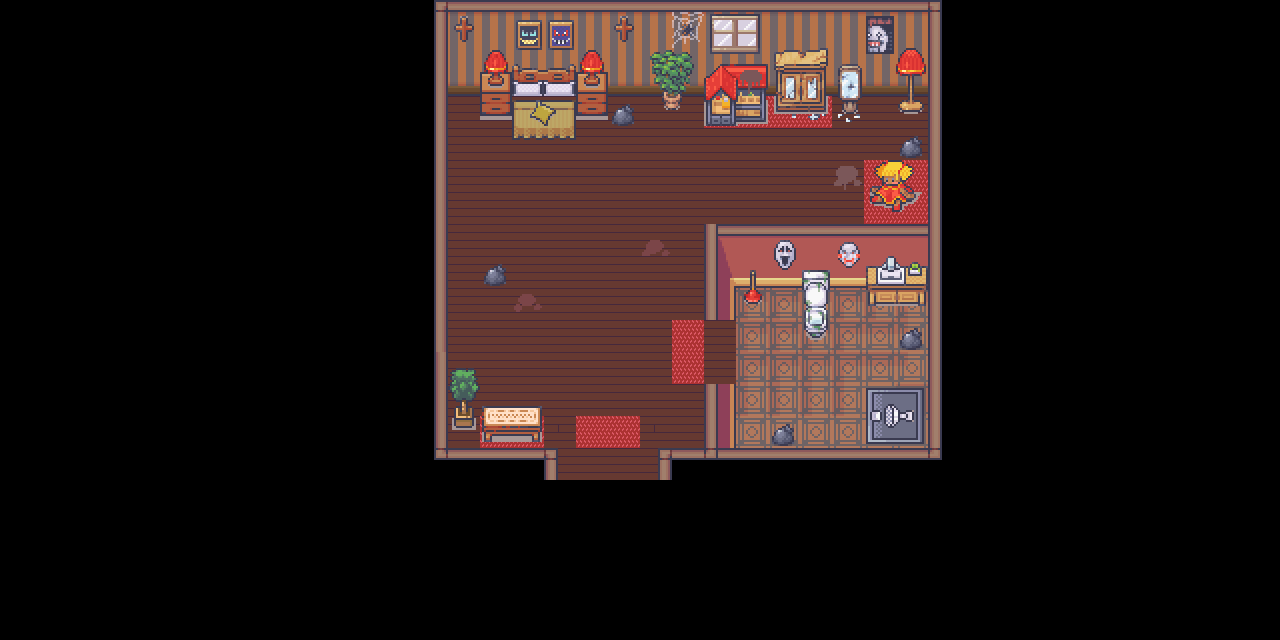

Rendered tile map (Tiled .tmx) drawn with the repository's tilesets; below, a short description and the map source with its tile grids summarised:
An orthogonal 40x20 tile map with 32x32 px tiles, 6 tile layers (groundlayer, carpetlayer, walllayer, walllayer2, ...), 8 tilesets and 1 object (start).

<map version="1.9" tiledversion="1.9.2" orientation="orthogonal" renderorder="right-down" width="40" height="20" tilewidth="32" tileheight="32" infinite="0" nextlayerid="11" nextobjectid="6">
 <editorsettings>
  <export target="mygame.tmj" format="json" />
 </editorsettings>
 <tileset firstgid="1" name="4_Bedroom_32x32" tilewidth="32" tileheight="32" tilecount="1712" columns="16">
  <image source="4_Bedroom_32x32.png" width="512" height="3424" />
  <tile id="167">
   <properties>
    <property name="Sidetable" type="bool" value="true" />
   </properties>
  </tile>
  <tile id="183">
   <properties>
    <property name="Sidetable" type="bool" value="true" />
   </properties>
  </tile>
  <tile id="950">
   <properties>
    <property name="bed" type="bool" value="true" />
   </properties>
  </tile>
  <tile id="951">
   <properties>
    <property name="bed" type="bool" value="true" />
   </properties>
  </tile>
  <tile id="962">
   <properties>
    <property name="bed" type="bool" value="true" />
   </properties>
  </tile>
  <tile id="963">
   <properties>
    <property name="bed" type="bool" value="true" />
   </properties>
  </tile>
  <tile id="1002">
   <properties>
    <property name="Bed" type="bool" value="true" />
   </properties>
  </tile>
  <tile id="1003">
   <properties>
    <property name="Bed" type="bool" value="true" />
   </properties>
  </tile>
  <tile id="1018">
   <properties>
    <property name="Bed" type="bool" value="true" />
   </properties>
  </tile>
  <tile id="1019">
   <properties>
    <property name="Bed" type="bool" value="true" />
   </properties>
  </tile>
  <tile id="1024">
   <properties>
    <property name="bed" type="bool" value="true" />
   </properties>
  </tile>
  <tile id="1025">
   <properties>
    <property name="bed" type="bool" value="true" />
   </properties>
  </tile>
  <tile id="1401">
   <properties>
    <property name="Dollhouse" type="bool" value="true" />
   </properties>
  </tile>
  <tile id="1402">
   <properties>
    <property name="Dollhouse" type="bool" value="true" />
   </properties>
  </tile>
  <tile id="1417">
   <properties>
    <property name="Dollhouse" type="bool" value="true" />
   </properties>
  </tile>
  <tile id="1418">
   <properties>
    <property name="Dollhouse" type="bool" value="true" />
   </properties>
  </tile>
  <tile id="1500">
   <properties>
    <property name="Doll" type="bool" value="true" />
   </properties>
  </tile>
  <tile id="1501">
   <properties>
    <property name="Doll" type="bool" value="true" />
   </properties>
  </tile>
  <tile id="1516">
   <properties>
    <property name="Doll" type="bool" value="true" />
   </properties>
  </tile>
  <tile id="1517">
   <properties>
    <property name="Doll" type="bool" value="true" />
   </properties>
  </tile>
 </tileset>
 <tileset firstgid="1713" name="3_Bathroom_32x32" tilewidth="32" tileheight="32" tilecount="896" columns="16">
  <image source="3_Bathroom_32x32.png" width="512" height="1792" />
  <tile id="386">
   <properties>
    <property name="Toilettable" type="bool" value="true" />
   </properties>
  </tile>
  <tile id="387">
   <properties>
    <property name="Toilettable" type="bool" value="true" />
   </properties>
  </tile>
  <tile id="402">
   <properties>
    <property name="Toilettable" type="bool" value="true" />
   </properties>
  </tile>
  <tile id="403">
   <properties>
    <property name="Toilettable" type="bool" value="true" />
   </properties>
  </tile>
  <tile id="507">
   <properties>
    <property name="Plumper" type="bool" value="true" />
   </properties>
  </tile>
  <tile id="523">
   <properties>
    <property name="Plumper" type="bool" value="true" />
   </properties>
  </tile>
  <tile id="695">
   <properties>
    <property name="Mirror" type="bool" value="true" />
   </properties>
  </tile>
  <tile id="711">
   <properties>
    <property name="Mirror" type="bool" value="true" />
   </properties>
  </tile>
  <tile id="789">
   <properties>
    <property name="Toilet" type="bool" value="true" />
   </properties>
  </tile>
  <tile id="805">
   <properties>
    <property name="Toilet" type="bool" value="true" />
   </properties>
  </tile>
  <tile id="821">
   <properties>
    <property name="Toilet" type="bool" value="true" />
   </properties>
  </tile>
 </tileset>
 <tileset firstgid="2609" name="Room_Builder_32x32" tilewidth="32" tileheight="32" tilecount="8284" columns="76">
  <image source="Room_Builder_32x32.png" width="2432" height="3488" />
  <tile id="18">
   <properties>
    <property name="Wallborder" type="bool" value="true" />
   </properties>
  </tile>
  <tile id="19">
   <properties>
    <property name="Wallborder" type="bool" value="true" />
   </properties>
  </tile>
  <tile id="94">
   <properties>
    <property name="Wallborder" type="bool" value="true" />
   </properties>
  </tile>
  <tile id="95">
   <properties>
    <property name="Wallborder" type="bool" value="true" />
   </properties>
  </tile>
  <tile id="96">
   <properties>
    <property name="Wallborder" type="bool" value="true" />
   </properties>
  </tile>
  <tile id="97">
   <properties>
    <property name="Wallborder" type="bool" value="true" />
   </properties>
  </tile>
  <tile id="98">
   <properties>
    <property name="Wallborder" type="bool" value="true" />
   </properties>
  </tile>
  <tile id="99">
   <properties>
    <property name="Wallborder" type="bool" value="true" />
   </properties>
  </tile>
  <tile id="100">
   <properties>
    <property name="Wallborder" type="bool" value="true" />
   </properties>
  </tile>
  <tile id="174">
   <properties>
    <property name="Wallborder" type="bool" value="true" />
   </properties>
  </tile>
  <tile id="175">
   <properties>
    <property name="Wallborder" type="bool" value="true" />
   </properties>
  </tile>
  <tile id="176">
   <properties>
    <property name="Wallborder" type="bool" value="true" />
   </properties>
  </tile>
  <tile id="246">
   <properties>
    <property name="Wallborder" type="bool" value="true" />
   </properties>
  </tile>
  <tile id="247">
   <properties>
    <property name="Wallborder" type="bool" value="true" />
   </properties>
  </tile>
  <tile id="248">
   <properties>
    <property name="Wallborder" type="bool" value="true" />
   </properties>
  </tile>
  <tile id="250">
   <properties>
    <property name="Wallborder" type="bool" value="true" />
   </properties>
  </tile>
  <tile id="251">
   <properties>
    <property name="Wallborder" type="bool" value="true" />
   </properties>
  </tile>
  <tile id="252">
   <properties>
    <property name="Wallborder" type="bool" value="true" />
   </properties>
  </tile>
  <tile id="1086">
   <properties>
    <property name="Toiletwalls" type="bool" value="true" />
   </properties>
  </tile>
  <tile id="1087">
   <properties>
    <property name="Toiletwalls" type="bool" value="true" />
   </properties>
  </tile>
  <tile id="1088">
   <properties>
    <property name="Toiletwalls" type="bool" value="true" />
   </properties>
  </tile>
  <tile id="1386">
   <properties>
    <property name="Walls" type="bool" value="true" />
   </properties>
  </tile>
  <tile id="1387">
   <properties>
    <property name="Walls" type="bool" value="true" />
   </properties>
  </tile>
  <tile id="1388">
   <properties>
    <property name="Walls" type="bool" value="true" />
   </properties>
  </tile>
  <tile id="7348">
   <properties>
    <property name="Toiletwalls" type="bool" value="true" />
   </properties>
  </tile>
  <tile id="7349">
   <properties>
    <property name="Toiletwalls" type="bool" value="true" />
   </properties>
  </tile>
  <tile id="7350">
   <properties>
    <property name="Toiletwalls" type="bool" value="true" />
   </properties>
  </tile>
  <tile id="7351">
   <properties>
    <property name="Toiletwalls" type="bool" value="true" />
   </properties>
  </tile>
  <tile id="7352">
   <properties>
    <property name="Toiletwalls" type="bool" value="true" />
   </properties>
  </tile>
  <tile id="7353">
   <properties>
    <property name="Toiletwalls" type="bool" value="true" />
   </properties>
  </tile>
  <tile id="7354">
   <properties>
    <property name="Toiletwalls" type="bool" value="true" />
   </properties>
  </tile>
  <tile id="7355">
   <properties>
    <property name="Toiletwalls" type="bool" value="true" />
   </properties>
  </tile>
  <tile id="7424">
   <properties>
    <property name="Toiletwalls" type="bool" value="true" />
   </properties>
  </tile>
  <tile id="7425">
   <properties>
    <property name="Toiletwalls" type="bool" value="true" />
   </properties>
  </tile>
  <tile id="7426">
   <properties>
    <property name="Toiletwalls" type="bool" value="true" />
   </properties>
  </tile>
  <tile id="7427">
   <properties>
    <property name="Toiletwalls" type="bool" value="true" />
   </properties>
  </tile>
  <tile id="7428">
   <properties>
    <property name="Toiletwalls" type="bool" value="true" />
   </properties>
  </tile>
  <tile id="7429">
   <properties>
    <property name="Toiletwalls" type="bool" value="true" />
   </properties>
  </tile>
  <tile id="7430">
   <properties>
    <property name="Toiletwalls" type="bool" value="true" />
   </properties>
  </tile>
  <tile id="7431">
   <properties>
    <property name="Toiletwalls" type="bool" value="true" />
   </properties>
  </tile>
  <tile id="7485">
   <properties>
    <property name="Toiletwalls" type="bool" value="true" />
   </properties>
  </tile>
  <tile id="7500">
   <properties>
    <property name="Toiletwalls" type="bool" value="true" />
   </properties>
  </tile>
  <tile id="7501">
   <properties>
    <property name="Toiletwalls" type="bool" value="true" />
   </properties>
  </tile>
  <tile id="7502">
   <properties>
    <property name="Toiletwalls" type="bool" value="true" />
   </properties>
  </tile>
  <tile id="7503">
   <properties>
    <property name="Toiletwalls" type="bool" value="true" />
   </properties>
  </tile>
  <tile id="7504">
   <properties>
    <property name="Toiletwalls" type="bool" value="true" />
   </properties>
  </tile>
  <tile id="7505">
   <properties>
    <property name="Toiletwalls" type="bool" value="true" />
   </properties>
  </tile>
  <tile id="7506">
   <properties>
    <property name="Toiletwalls" type="bool" value="true" />
   </properties>
  </tile>
  <tile id="7507">
   <properties>
    <property name="Toiletwalls" type="bool" value="true" />
   </properties>
  </tile>
  <tile id="7576">
   <properties>
    <property name="Toiletwalls" type="bool" value="true" />
   </properties>
  </tile>
  <tile id="7577">
   <properties>
    <property name="Toiletwalls" type="bool" value="true" />
   </properties>
  </tile>
  <tile id="7578">
   <properties>
    <property name="Toiletwalls" type="bool" value="true" />
   </properties>
  </tile>
  <tile id="7579">
   <properties>
    <property name="Toiletwalls" type="bool" value="true" />
   </properties>
  </tile>
  <tile id="7580">
   <properties>
    <property name="Toiletwalls" type="bool" value="true" />
   </properties>
  </tile>
  <tile id="7581">
   <properties>
    <property name="Toiletwalls" type="bool" value="true" />
   </properties>
  </tile>
  <tile id="7582">
   <properties>
    <property name="Toiletwalls" type="bool" value="true" />
   </properties>
  </tile>
  <tile id="7583">
   <properties>
    <property name="Toiletwalls" type="bool" value="true" />
   </properties>
  </tile>
  <tile id="7652">
   <properties>
    <property name="Toiletwalls" type="bool" value="true" />
   </properties>
  </tile>
  <tile id="7653">
   <properties>
    <property name="Toiletwalls" type="bool" value="true" />
   </properties>
  </tile>
  <tile id="7654">
   <properties>
    <property name="Toiletwalls" type="bool" value="true" />
   </properties>
  </tile>
  <tile id="7655">
   <properties>
    <property name="Toiletwalls" type="bool" value="true" />
   </properties>
  </tile>
  <tile id="7656">
   <properties>
    <property name="Toiletwalls" type="bool" value="true" />
   </properties>
  </tile>
  <tile id="7657">
   <properties>
    <property name="Toiletwalls" type="bool" value="true" />
   </properties>
  </tile>
  <tile id="7658">
   <properties>
    <property name="Toiletwalls" type="bool" value="true" />
   </properties>
  </tile>
  <tile id="7659">
   <properties>
    <property name="Toiletwalls" type="bool" value="true" />
   </properties>
  </tile>
  <tile id="7728">
   <properties>
    <property name="Toiletwalls" type="bool" value="true" />
   </properties>
  </tile>
  <tile id="7729">
   <properties>
    <property name="Toiletwalls" type="bool" value="true" />
   </properties>
  </tile>
  <tile id="7734">
   <properties>
    <property name="Toiletwalls" type="bool" value="true" />
   </properties>
  </tile>
  <tile id="7735">
   <properties>
    <property name="Toiletwalls" type="bool" value="true" />
   </properties>
  </tile>
 </tileset>
 <tileset firstgid="10893" name="Carpet" tilewidth="32" tileheight="32" tilecount="960" columns="60">
  <image source="Carpet.png" width="1920" height="512" />
 </tileset>
 <tileset firstgid="11853" name="Wood" tilewidth="32" tileheight="32" tilecount="8640" columns="180">
  <image source="Wood.png" width="5760" height="1536" />
 </tileset>
 <tileset firstgid="20493" name="2_LivingRoom_32x32" tilewidth="32" tileheight="32" tilecount="720" columns="16">
  <image source="2_LivingRoom_32x32.png" width="512" height="1440" />
  <tile id="12">
   <properties>
    <property name="Tree" type="bool" value="true" />
   </properties>
  </tile>
  <tile id="28">
   <properties>
    <property name="Tree" type="bool" value="true" />
   </properties>
  </tile>
  <tile id="44">
   <properties>
    <property name="Tree" type="bool" value="true" />
   </properties>
  </tile>
  <tile id="114">
   <properties>
    <property name="Teatable" type="bool" value="true" />
   </properties>
  </tile>
  <tile id="115">
   <properties>
    <property name="Teatable" type="bool" value="true" />
   </properties>
  </tile>
  <tile id="127">
   <properties>
    <property name="Lamp" type="bool" value="true" />
   </properties>
  </tile>
  <tile id="130">
   <properties>
    <property name="Teatable" type="bool" value="true" />
   </properties>
  </tile>
  <tile id="131">
   <properties>
    <property name="Teatable" type="bool" value="true" />
   </properties>
  </tile>
  <tile id="143">
   <properties>
    <property name="Lamp" type="bool" value="true" />
   </properties>
  </tile>
  <tile id="155">
   <properties>
    <property name="Lamp2" type="bool" value="true" />
   </properties>
  </tile>
  <tile id="171">
   <properties>
    <property name="Lamp2" type="bool" value="true" />
   </properties>
  </tile>
  <tile id="237">
   <properties>
    <property name="Lamp2" type="bool" value="true" />
   </properties>
  </tile>
  <tile id="252">
   <properties>
    <property name="Closet" type="bool" value="true" />
   </properties>
  </tile>
  <tile id="253">
   <properties>
    <property name="Closet" type="bool" value="true" />
   </properties>
  </tile>
  <tile id="268">
   <properties>
    <property name="Closet" type="bool" value="true" />
   </properties>
  </tile>
  <tile id="269">
   <properties>
    <property name="Closet" type="bool" value="true" />
   </properties>
  </tile>
  <tile id="284">
   <properties>
    <property name="Closet" type="bool" value="true" />
   </properties>
  </tile>
  <tile id="285">
   <properties>
    <property name="Closet" type="bool" value="true" />
   </properties>
  </tile>
  <tile id="332">
   <properties>
    <property name="tree" type="bool" value="true" />
   </properties>
  </tile>
  <tile id="348">
   <properties>
    <property name="tree" type="bool" value="true" />
   </properties>
  </tile>
 </tileset>
 <tileset firstgid="21213" name="11_Halloween_32x32" tilewidth="32" tileheight="32" tilecount="976" columns="16">
  <image source="11_Halloween_32x32.png" width="512" height="1952" />
  <tile id="266">
   <properties>
    <property name="Smileyface" type="bool" value="true" />
   </properties>
  </tile>
  <tile id="282">
   <properties>
    <property name="Smileyface" type="bool" value="true" />
   </properties>
  </tile>
  <tile id="285">
   <properties>
    <property name="Saw" type="bool" value="true" />
   </properties>
  </tile>
  <tile id="301">
   <properties>
    <property name="Saw" type="bool" value="true" />
   </properties>
  </tile>
  <tile id="446">
   <properties>
    <property name="Cross" type="bool" value="true" />
   </properties>
  </tile>
  <tile id="462">
   <properties>
    <property name="Cross" type="bool" value="true" />
   </properties>
  </tile>
 </tileset>
 <tileset firstgid="22189" name="defimon1" tilewidth="32" tileheight="32" tilecount="10176" columns="96">
  <image source="defimon1.png" width="3072" height="3392" />
  <tile id="1839">
   <properties>
    <property name="Rubbish" type="bool" value="true" />
   </properties>
  </tile>
 </tileset>
 <layer id="1" name="groundlayer" width="40" height="20">
  <data>[800 cells, 189 non-empty, 17 distinct tile ids]</data>
 </layer>
 <layer id="10" name="carpetlayer" width="40" height="20">
  <data>[800 cells, 17 non-empty, 3 distinct tile ids]</data>
 </layer>
 <layer id="3" name="walllayer" width="40" height="20">
  <data>[800 cells, 131 non-empty, 28 distinct tile ids]</data>
 </layer>
 <layer id="9" name="walllayer2" width="40" height="20">
  <data>[800 cells, 64 non-empty, 14 distinct tile ids]</data>
 </layer>
 <objectgroup id="7" name="objectLayer">
  <object id="4" name="start" x="607.5" y="381.5">
   <point />
  </object>
 </objectgroup>
 <layer id="2" name="itemlayer" width="40" height="20">
  <data>[800 cells, 133 non-empty, 91 distinct tile ids]</data>
 </layer>
 <layer id="4" name="itemlayer2" width="40" height="20">
  <data>[800 cells, 34 non-empty, 28 distinct tile ids]</data>
 </layer>
</map>
